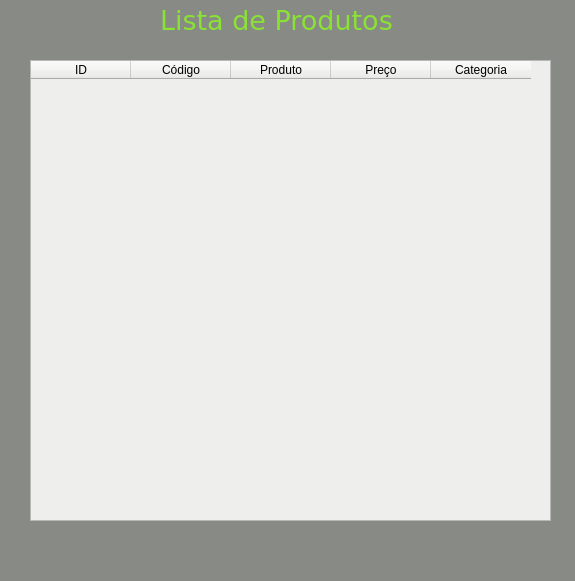
<?xml version="1.0" encoding="UTF-8"?>
<ui version="4.0">
 <class>MainWindow</class>
 <widget class="QMainWindow" name="MainWindow">
  <property name="geometry">
   <rect>
    <x>0</x>
    <y>0</y>
    <width>575</width>
    <height>581</height>
   </rect>
  </property>
  <property name="windowTitle">
   <string>MainWindow</string>
  </property>
  <property name="styleSheet">
   <string notr="true">background-color: rgb(136, 138, 133);</string>
  </property>
  <widget class="QWidget" name="centralwidget">
   <widget class="QLabel" name="label">
    <property name="geometry">
     <rect>
      <x>160</x>
      <y>10</y>
      <width>251</width>
      <height>20</height>
     </rect>
    </property>
    <property name="font">
     <font>
      <family>DejaVu Sans</family>
      <pointsize>20</pointsize>
      <weight>50</weight>
      <bold>false</bold>
     </font>
    </property>
    <property name="styleSheet">
     <string notr="true">color: rgb(138, 226, 52);</string>
    </property>
    <property name="text">
     <string>Lista de Produtos</string>
    </property>
   </widget>
   <widget class="QTableWidget" name="tableWidget">
    <property name="geometry">
     <rect>
      <x>30</x>
      <y>60</y>
      <width>521</width>
      <height>461</height>
     </rect>
    </property>
    <property name="styleSheet">
     <string notr="true">background-color: rgb(238, 238, 236);</string>
    </property>
    <column>
     <property name="text">
      <string>ID</string>
     </property>
    </column>
    <column>
     <property name="text">
      <string>Código</string>
     </property>
    </column>
    <column>
     <property name="text">
      <string>Produto</string>
     </property>
    </column>
    <column>
     <property name="text">
      <string>Preço</string>
     </property>
    </column>
    <column>
     <property name="text">
      <string>Categoria</string>
     </property>
    </column>
   </widget>
  </widget>
  <widget class="QMenuBar" name="menubar">
   <property name="geometry">
    <rect>
     <x>0</x>
     <y>0</y>
     <width>575</width>
     <height>22</height>
    </rect>
   </property>
  </widget>
  <widget class="QStatusBar" name="statusbar"/>
 </widget>
 <resources/>
 <connections/>
</ui>
